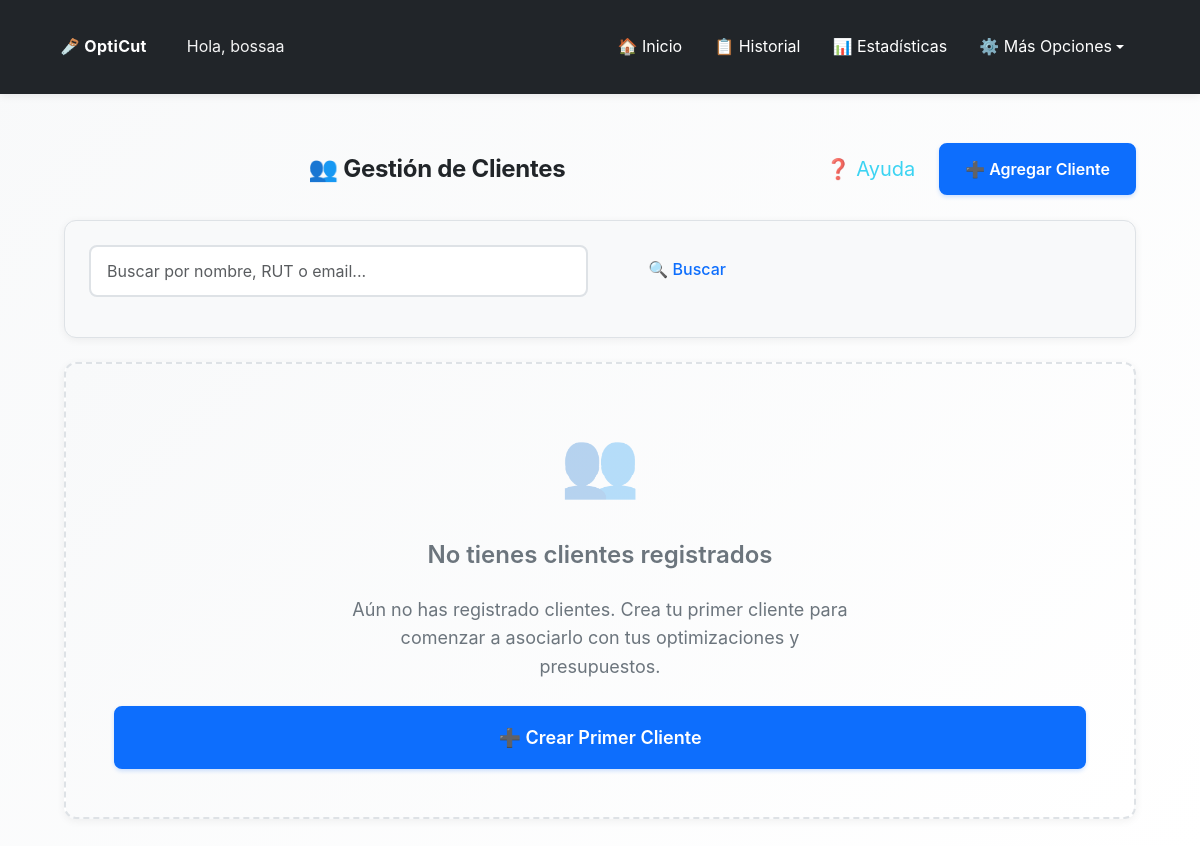
/opticut/clientes/ (signed in), run on an earlier commit of the app's database.
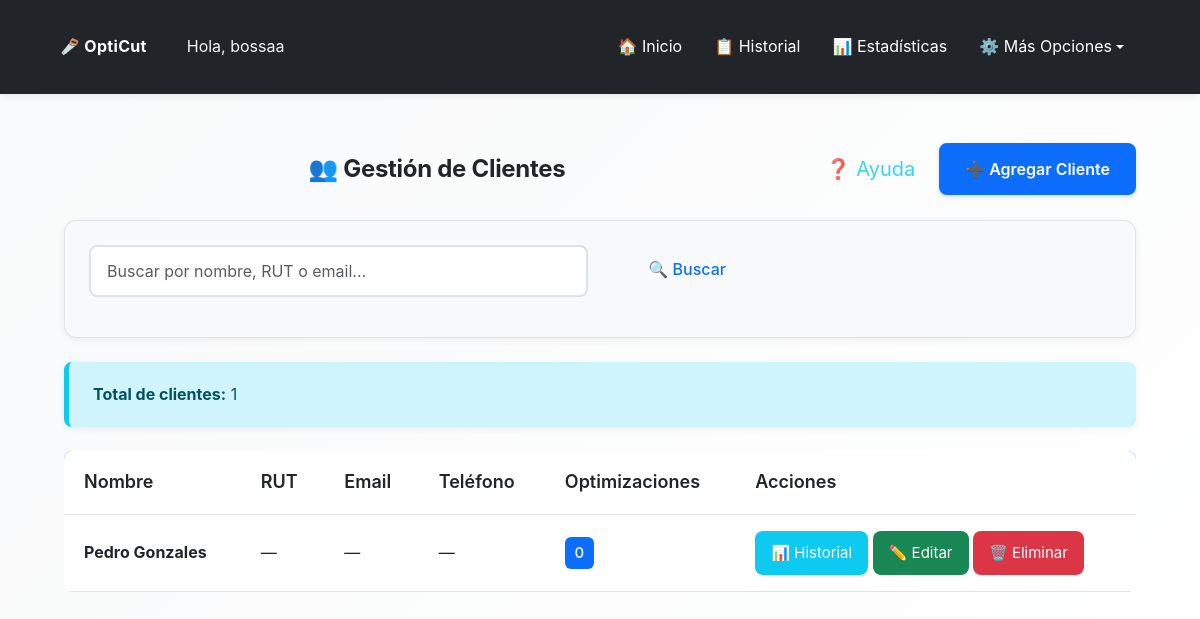
And on a later commit of the database.
### opticut/models.py (models this page shows, shortened)
class Cliente(models.Model):
    usuario = models.ForeignKey(User, on_delete=models.CASCADE, help_text="Usuario propietario del cliente")
    nombre = models.CharField(max_length=200, help_text="Nombre completo o razón social")
    rut = models.CharField(max_length=20, blank=True, help_text="RUT o identificación fiscal")
    email = models.EmailField(blank=True, help_text="Correo electrónico")
    telefono = models.CharField(max_length=20, blank=True, help_text="Teléfono de contacto")
    direccion = models.TextField(blank=True, help_text="Dirección completa")
    notas = models.TextField(blank=True, help_text="Notas adicionales sobre el cliente")
    fecha_creacion = models.DateTimeField(auto_now_add=True)
    fecha_actualizacion = models.DateTimeField(auto_now=True)
    class Meta:
        verbose_name = "Cliente"
        verbose_name_plural = "Clientes"
        ordering = ['nombre']
        unique_together = [['usuario', 'nombre']]  # Un usuario no puede tener dos clientes con el mismo nombre
    def get_total_optimizaciones(self):
        return self.optimizacion_set.count()

### opticut/views.py (the view)
# urls.py: path('clientes/', views.lista_clientes, name='lista_clientes'),
@login_required
def lista_clientes(request):
    clientes = Cliente.objects.filter(usuario=request.user)
    busqueda = request.GET.get('busqueda', '').strip()
    if busqueda:
        clientes = clientes.filter(
            Q(nombre__icontains=busqueda) |
            Q(rut__icontains=busqueda) |
            Q(email__icontains=busqueda)
        )
    total_clientes = clientes.count()
    return render(request, 'opticut/lista_clientes.html', {
        'clientes': clientes,
        'busqueda': busqueda,
        'total_clientes': total_clientes,
    })

### opticut/context_processors.py (called while the page is built)
def tutorial_context(request):
    if request.user.is_authenticated:
        tiene_optimizaciones = Optimizacion.objects.filter(usuario=request.user).exists()
        return {
            'tiene_optimizaciones': tiene_optimizaciones
        }
    return {
        'tiene_optimizaciones': False
    }

### usuarios/models.py (called while the page is built)
    def get_timeout_segundos_str(self):
        if self.timeout_sesion is None:
            return '1800'  # 30 minutos por defecto
        if self.timeout_sesion == 0:
            return '0'  # Desactivado
        return str(self.timeout_sesion * 60)

### opticut/templates/opticut/lista_clientes.html (shortened to what this page needs)
{% extends 'opticut/base.html' %}
{% load static %}
{% block extra_css %}
<link rel="stylesheet" href="{% static 'opticut/css/historial.css' %}">
{% endblock %}
{% block content %}
<div class="container mt-4">
  <div class="d-flex justify-content-between align-items-center mb-4 fade-in">
    <h2 class="text-center mb-0 flex-grow-1">👥 Gestión de Clientes</h2>
    <div class="d-flex gap-2 align-items-center">
      <button type="button" class="btn btn-sm btn-outline-info btn-ayuda-seccion"
              onclick="iniciarTutorialSeccion('clientes')"
              title="Ayuda sobre clientes">
        ❓ Ayuda
      </button>
      <a href="{% url 'opticut:crear_cliente' %}" class="btn btn-primary">
        ➕ Agregar Cliente
      </a>
    </div>
  </div>
  <div class="search-filters fade-in mb-4">
    <form method="GET" action="{% url 'opticut:lista_clientes' %}">
      <div class="row">
        <div class="col-md-6">
          <input type="text"
                 class="form-control"
                 name="busqueda"
                 placeholder="Buscar por nombre, RUT o email..."
                 value="{{ busqueda }}">
        </div>
        <div class="col-md-2">
          <button type="submit" class="btn btn-outline-primary w-100">🔍 Buscar</button>
        </div>
      </div>
    </form>
  </div>
  {% if total_clientes > 0 %}
  <div class="alert alert-info fade-in mb-4">
    <strong>Total de clientes:</strong> {{ total_clientes }}
  </div>
  {% endif %}
  {% if clientes %}
  <div class="table-responsive fade-in">
    <table class="table table-hover">
      <thead>
        <tr>
          <th>Nombre</th>
          <th>RUT</th>
          <th>Email</th>
          <th>Teléfono</th>
          <th>Optimizaciones</th>
          <th>Acciones</th>
        </tr>
      </thead>
      <tbody>
        {% for cliente in clientes %}
        <tr>
          <td>
            <strong>{{ cliente.nombre }}</strong>
          </td>
          <td>{{ cliente.rut|default:"—" }}</td>
          <td>{{ cliente.email|default:"—" }}</td>
          <td>{{ cliente.telefono|default:"—" }}</td>
          <td>
            <span class="badge bg-primary">{{ cliente.get_total_optimizaciones }}</span>
          </td>
          <td>
            <a href="{% url 'opticut:historial_cliente' cliente.pk %}" class="btn btn-sm btn-info" title="Ver historial">
              📊 Historial
            </a>
            <a href="{% url 'opticut:editar_cliente' cliente.pk %}" class="btn btn-sm btn-success">✏️ Editar</a>
            <a href="{% url 'opticut:eliminar_cliente' cliente.pk %}" class="btn btn-sm btn-danger">🗑️ Eliminar</a>
          </td>
        </tr>
        {% endfor %}
      </tbody>
    </table>
  </div>
  {% else %}
  <div class="card fade-in text-center card-empty-state">
    <div class="mb-4" style="font-size: 4rem; opacity: 0.3;">👥</div>
    <h4 class="mb-3">
      {% if busqueda %}
        No se encontraron clientes
      {% else %}
        No tienes clientes registrados
      {% endif %}
    </h4>
    <p class="mb-4" style="max-width: 500px; margin: 0 auto;">
      {% if busqueda %}
        No se encontraron clientes que coincidan con "{{ busqueda }}".
        <br>
        <a href="{% url 'opticut:lista_clientes' %}" class="mt-2 d-inline-block">Ver todos los clientes</a>
      {% else %}
        Aún no has registrado clientes. Crea tu primer cliente para comenzar a asociarlo con tus optimizaciones y presupuestos.
      {% endif %}
    </p>
    {% if not busqueda %}
    <a href="{% url 'opticut:crear_cliente' %}" class="btn btn-primary btn-lg">
      ➕ Crear Primer Cliente
    </a>
    {% endif %}
  </div>
  {% endif %}
</div>
{% endblock %}

What changed in the data, as far as the page shows it:
added Cliente: nombre "Pedro Gonzales", rut "—", email "—", telefono "—", get_total_optimizaciones "0"
Also different on the page:
{{ total_clientes }}: (not shown) → "1"
text no longer shown: "👥 No tienes clientes registrados Aún no has registrado clientes. Crea tu primer cliente para comenzar a asociarlo con tus optimizaciones y presupuestos. ➕ Crear Primer Cliente"
text now shown: "Total de clientes: Nombre RUT Email Teléfono Optimizaciones Acciones"
